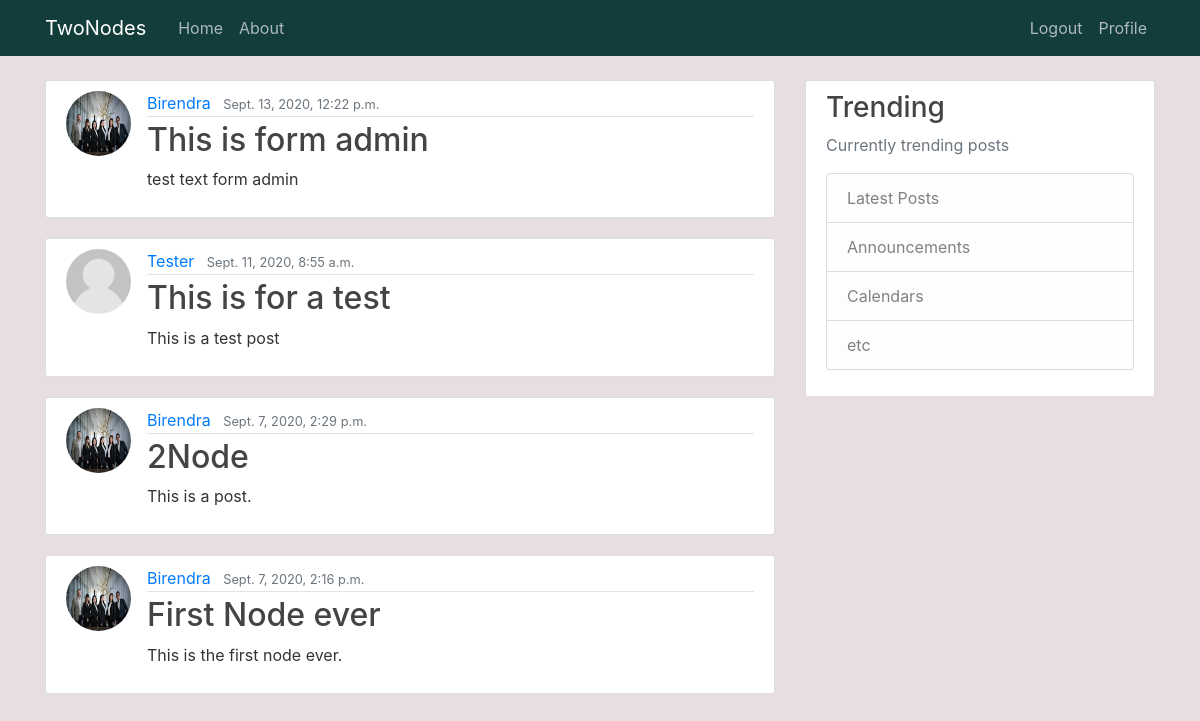
The app's page / (signed in) with its own data.
### blog/models.py (models this page shows, shortened)
class Post(models.Model):
    title = models.CharField(max_length=100)
    content = models.TextField()
    dateposted = models.DateTimeField(default=timezone.now)
    author = models.ForeignKey(User, on_delete= models.CASCADE)

### users/models.py (models this page shows, shortened)
class Profile(models.Model):
    user = models.OneToOneField(User, on_delete=models.CASCADE)
    image = models.ImageField(default='default.jpg', upload_to='profile_pics')

### blog/views.py (the view)
# urls.py: path('', PostListView.as_view(), name = 'blog-home'),
class PostListView(ListView):
    model = Post
    template_name = 'blog/home.html'
    context_object_name = 'posts'
    ordering = ['-dateposted']

### blog/templates/blog/home.html
{% extends "blog/base.html" %}
{% block content %}
    {% for post in posts %}
        <article class="media content-section">
            <img class="rounded-circle article-img" src="{{ post.author.profile.image.url}}" alt="Profiel Picture">
            <div class="media-body">
            <div class="article-metadata">
                <a class="mr-2" href="#">{{ post.author }}</a>
                <small class="text-muted">{{ post.dateposted }}</small>
            </div>
            <h2><a class="article-title" href="{% url 'post-detail' post.id %}">{{ post.title }}</a></h2>
            <p class="article-content">{{ post.content }}</p>
            </div>
        </article>
    {% endfor %}
{% endblock content %}

### blog/static/blog/main.css (style rules this page uses)
body { background: #e7dfdf; color: #333333; margin-top: 5rem; }
h1, h2, h3, h4, h5, h6 { color: #444444; }
.content-section { background: #ffffff; padding: 10px 20px; border: 1px solid #dddddd; border-radius: 3px; margin-bottom: 20px; }
.article-title { color: #444444; }
.article-content { white-space: pre-line; }
.article-img { height: 65px; width: 65px; margin-right: 16px; }
.article-metadata { padding-bottom: 1px; margin-bottom: 4px; border-bottom: 1px solid #e3e3e3; }

### records on screen
Post: author.profile.image (picture), author "Birendra", dateposted "Sept. 13, 2020, 12:22 p.m.", title "This is form admin", content "test text form admin"
Post: author.profile.image (placeholder picture), author "Tester", dateposted "Sept. 11, 2020, 8:55 a.m.", title "This is for a test", content "This is a test post"
Post: author.profile.image (picture), author "Birendra", dateposted "Sept. 7, 2020, 2:29 p.m.", title "2Node", content "This is a post."
Post: author.profile.image (picture), author "Birendra", dateposted "Sept. 7, 2020, 2:16 p.m.", title "First Node ever", content "This is the first node ever."
